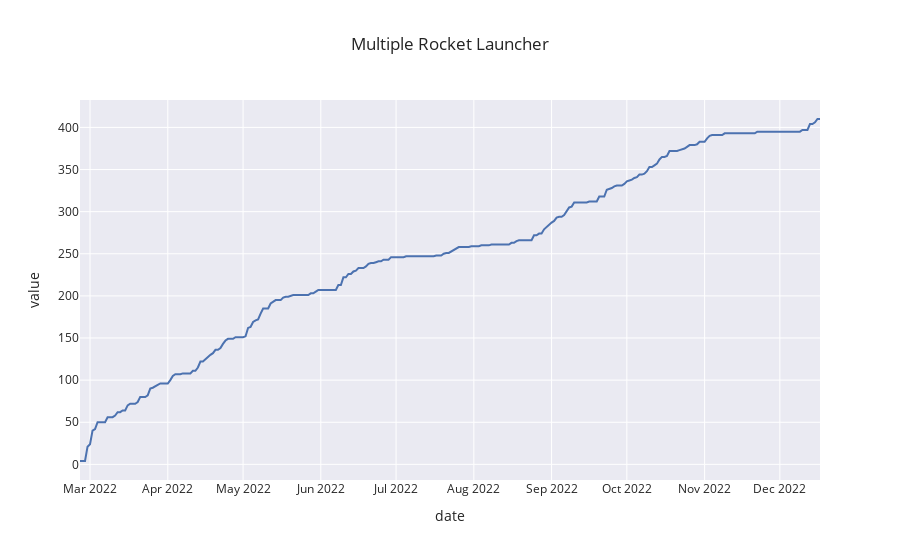

Notebook code for this chart:
### Code cell
fig=px.line(df1,x='date',
            y=['MRL'],template='seaborn',title='Multiple Rocket Launcher')
fig.update_traces(showlegend=False)
fig.show()

### Figure 1 — Plotly figure (JSON) as saved in the notebook; plotly's stock layout.template omitted (floating-point values rounded to 4 significant figures; data arrays with more than 128 entries replaced by an {"elided": "..."} marker saying what was removed)
{"data": [{"hovertemplate": "variable=MRL<br>date=%{x}<br>value=%{y}<extra></extra>", "legendgroup": "MRL", "line": {"color": "rgb(76,114,176)", "dash": "solid"}, "marker": {"symbol": "circle"}, "mode": "lines", "name": "MRL", "orientation": "v", "showlegend": false, "type": "scatter", "x": {"elided": "296 str values"}, "xaxis": "x", "y": {"elided": "296 int values"}, "yaxis": "y"}], "layout": {"legend": {"title": {"text": "variable"}, "tracegroupgap": 0}, "title": {"text": "Multiple Rocket Launcher"}, "xaxis": {"anchor": "y", "domain": [0, 1], "title": {"text": "date"}}, "yaxis": {"anchor": "x", "domain": [0, 1], "title": {"text": "value"}}}}
